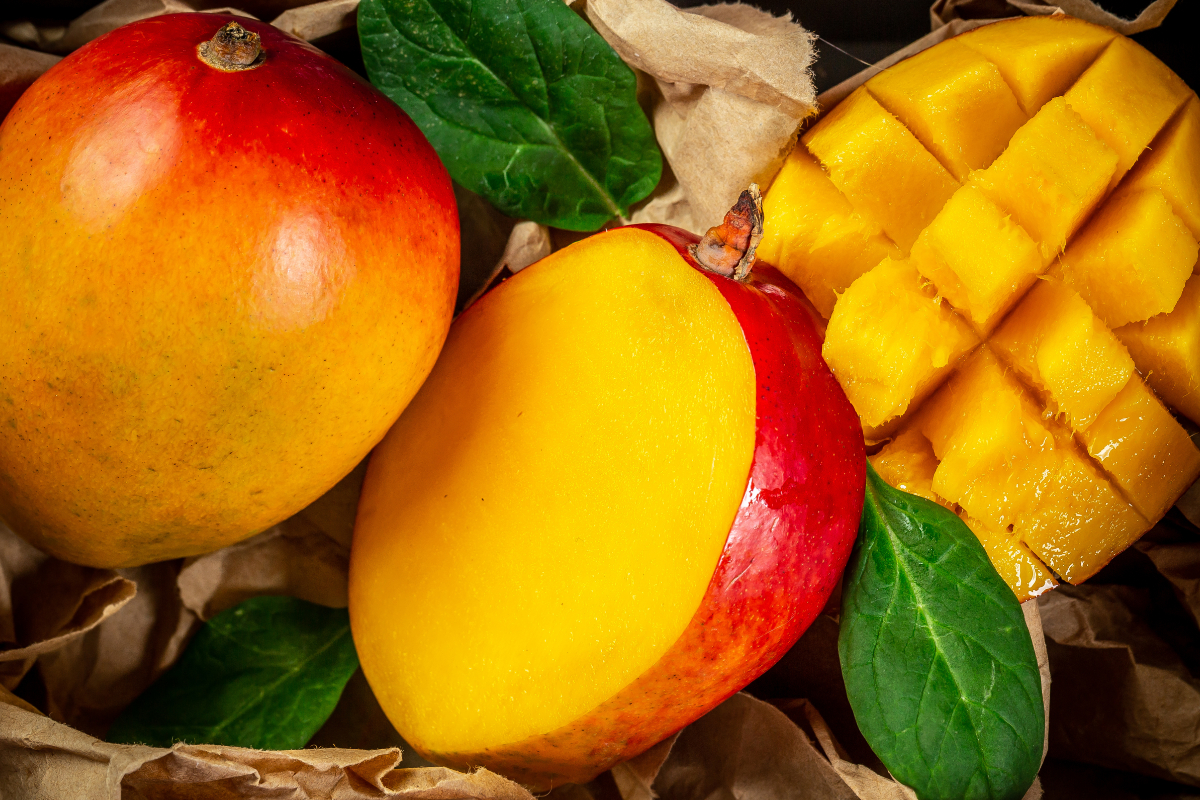
#> input picture Images/Mango/0722-mangoes.jpg, 1200 x 800 px, found by its file name; the run also reads 1 picture not shown here
$ jupyter execute --allow-errors Image_Classification_using_SVM.ipynb
#> lines starting #> are read from the running program, lines starting #| are printed output that depends on the picture
<a href="https://colab.research.google.com/github/Avupati-Sai-Likhitha/Image-Classification/blob/main/Image_Classification_using_SVM.ipynb" target="_parent"></a>

**Importing libraries and modules**

[cell 1]
import numpy as np
import pandas as pd
import matplotlib.pyplot as plt
from skimage.io import imread
from skimage.transform import resize
import os

**Preprocessing Images**

[cell 2]
dir = '/content/drive/MyDrive/ML/Images'

categories = ['Mango','Brinjal']
target = []
images = []
flat_data = []

for i in categories:
  num = categories.index(i)
  path = os.path.join(dir,i)
  for img in os.listdir(path):
    img_array = imread(os.path.join(path,img))
#> img_array is the input picture: shape (800, 1200, 3); mean R, G, B 165.7, 106.8, 13.9
    img_resized = resize(img_array,(150,150,3))
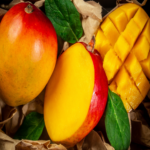
#> img_resized: shape (150, 150, 3) float64; mean R, G, B 0.65, 0.419, 0.0544
    # Flattening images
    flat_data.append(img_resized.flatten())
    images.append(img_resized)
    target.append(num)
#> pass 2 of the loop `for i in categories:`:
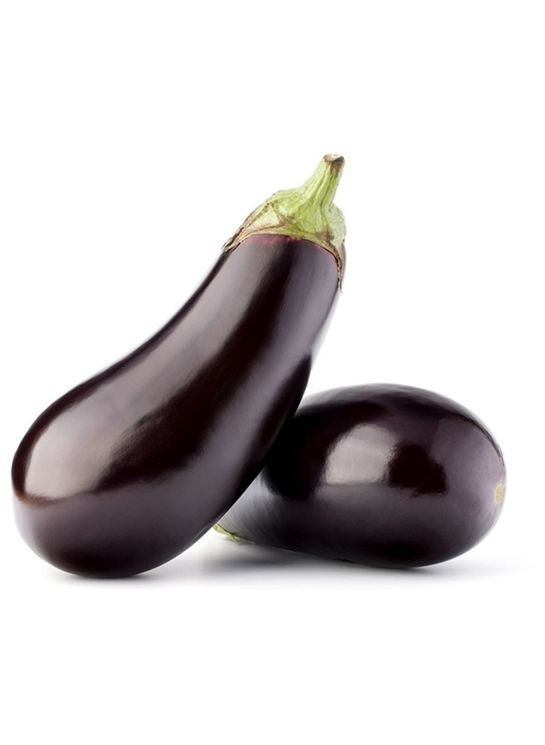
#> input picture Images/Brinjal/1000851-fresh-value-brinjal-suphal.jpg, 545 x 745 px, found by its file name
#> img_array is the input picture: shape (745, 545, 3); mean R, G, B 207.7, 204.5, 205
#> `img_resized = resize(img_array,(150,150,3))`:
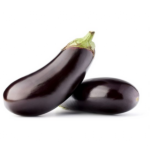
#> img_resized: shape (150, 150, 3) float64; mean R, G, B 0.814, 0.802, 0.804

flat_data = np.array(flat_data)
target = np.array(target)
images = np.array(images)

[cell 3]
print(flat_data[0])
#> (printed output is left out)
print(target)

[cell 4]
unique, count = np.unique(target,return_counts=True)
plt.bar(categories,count)
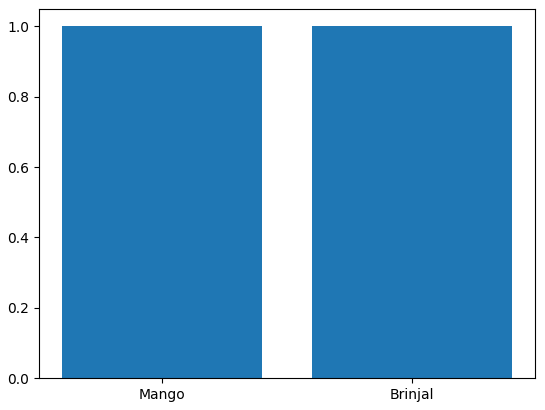
#> figure drawn by matplotlib, 1 panel

**Creating Dataframe**

[cell 5]
df = pd.DataFrame(flat_data)
#> df = table of 2 rows and 67500 columns
df['Target'] = target
df.head()
#> Out = table of 2 rows and 67501 columns

[cell 6]
from sklearn.model_selection import train_test_split
x_train,x_test,y_train,y_test = train_test_split(flat_data,target,test_size=0.3,random_state=109)
#> y_train = [0]; y_test = [1]

**Applying Algorithm**

[cell 7]
from sklearn.svm import SVC
model=SVC()
#> (the rest of this cell did not finish here and is left out)

**Finding best parameters using GridSearchCV**

[cell 8]
from sklearn.model_selection import GridSearchCV
from sklearn import svm
param = [
         {'C' : [1,10,100,1000], 'kernel' : ['linear']},
         {'C' : [1,10,100,1000], 'gamma' : [0.001,0.0001], 'kernel' : ['rbf']}
]
svc=svm.SVC(probability=True)
clf=GridSearchCV(svc,param)
#> (the rest of this cell did not finish here and is left out)

#> (a cell that did not finish here is left out)

[cell 10]
y_test
#> Out = [1]

[cell 11]
from sklearn.metrics import accuracy_score,confusion_matrix,classification_report

#> (a cell that did not finish here is left out)

#> (a cell that did not finish here is left out)

#> (a cell that did not finish here is left out)

**Saving model**

[cell 15]
import pickle
pickle.dump(clf,open('image_model.p','wb'))

[cell 16]
model = pickle.load(open('image_model.p','rb'))

**Testing a new image**

[cell 17]
flat_data = []
url = input('Enter the URL for mango/brinjal images : ')
#> the answer given: Images/Brinjal/1000851-fresh-value-brinjal-suphal.jpg
img = imread(url)
img_resized = resize(img,(150,150,3))
flat_data.append(img_resized.flatten())
flat_data = np.array(flat_data)
print(img.shape)
#| (745, 545, 3)
